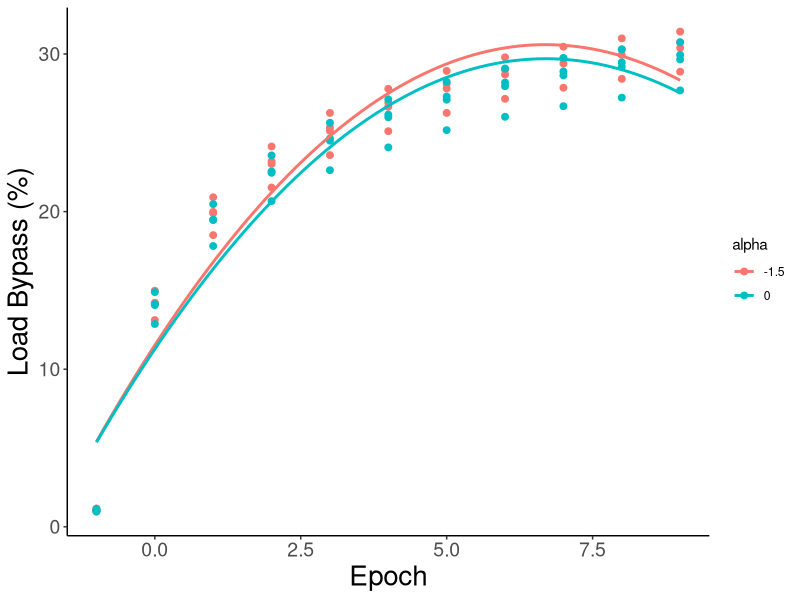
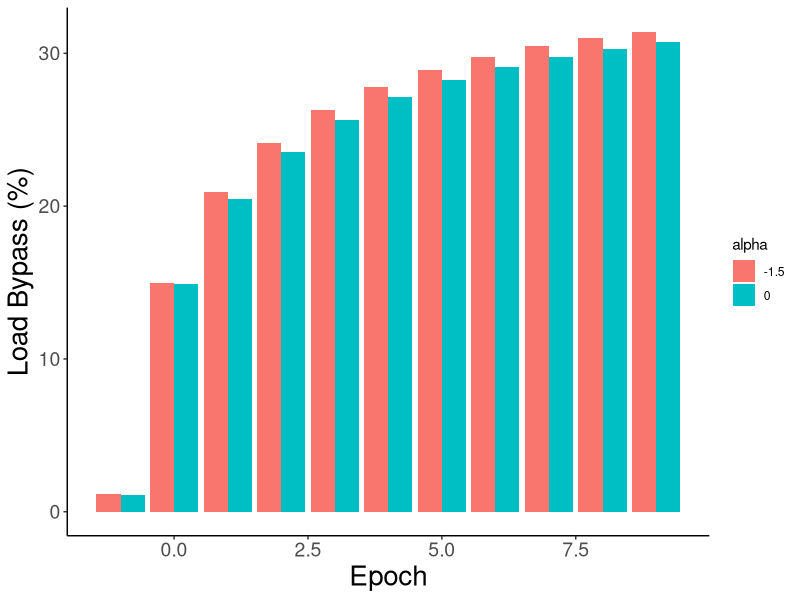

Reproduce these figures in R, in order.
rm(list=ls())
library(readr)
library(ggplot2)
library(gridExtra)

DF <- read_csv("OutputLoadCentrality.txt")

DF$subjectCode <- as.factor(DF$subjectCode)
DF$LegSide <- as.factor(DF$LegSide)
DF$ImplantSize <- as.factor(DF$ImplantSize)
DF$alpha <- as.factor(DF$alpha)
DF$Lshare100 <- 100*DF$Lshare


########################################################################################
### GENERAL PLOTS  , color = Step , color = SubjectCode
########################################################################################

#Varus
ggplot(DF, aes(Epoch, Lshare100 , color = alpha)) + 
  geom_point(size=2) + theme_classic() +
  stat_smooth(method = "lm", formula = y ~ x + I(x^2), size = 1, se=FALSE) +
  xlab('Epoch') +
  ylab('Load Bypass (%)') + 
  theme(axis.text=element_text(size=14), axis.title = element_text(size=20))

ggplot(DF, aes(x = Epoch, y = Lshare100 , fill = alpha)) + 
  geom_bar(stat="identity", position=position_dodge())+
  theme_classic() + xlab('Epoch') + ylab('Load Bypass (%)') + 
  theme(axis.text=element_text(size=14), axis.title = element_text(size=20))
